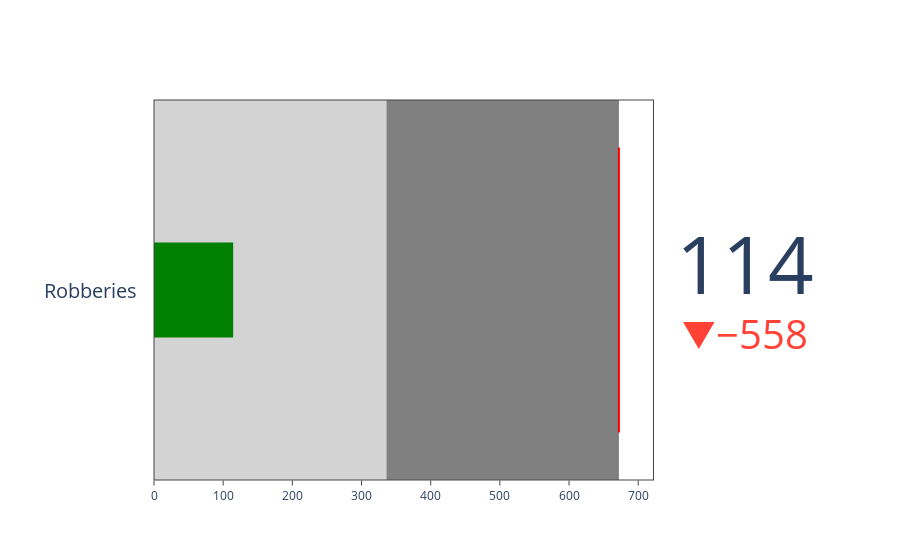

Notebook code cell kept with this figure:
### Code cell
#plotting bullet chart
fig = go.Figure(go.Indicator(
    mode = "number+gauge+delta",
    value = avg,
    domain = {'x': [0.1, 1], 'y': [0, 1]},
    title = "Robberies",
    #adding indicator to show the difference from the max value 
    delta = {'reference': max},
    gauge = {
        'shape': "bullet",
        'axis': {'range': [0, max +50]},
        'threshold': {
            'line': {'color': "red", 'width': 2},
            'thickness': 0.75,
            'value': max},
       'steps': [
            {'range': [0, max / 2], 'color': "lightgray"},
            {'range': [max / 2, max], 'color': "gray"}]}))
fig.update_layout(height = 250)
fig.show()

### Figure 1 — Plotly figure (JSON) as saved in the notebook; plotly's stock layout.template omitted (floating-point values rounded to 4 significant figures)
{"data": [{"delta": {"reference": 672.1}, "domain": {"x": [0.1, 1], "y": [0, 1]}, "gauge": {"axis": {"range": [0, 722.1]}, "shape": "bullet", "steps": [{"color": "lightgray", "range": [0, 336.1]}, {"color": "gray", "range": [336.1, 672.1]}], "threshold": {"line": {"color": "red", "width": 2}, "thickness": 0.75, "value": 672.1}}, "mode": "number+gauge+delta", "title": {"text": "Robberies"}, "type": "indicator", "value": 114.4}], "layout": {"autosize": true}}
